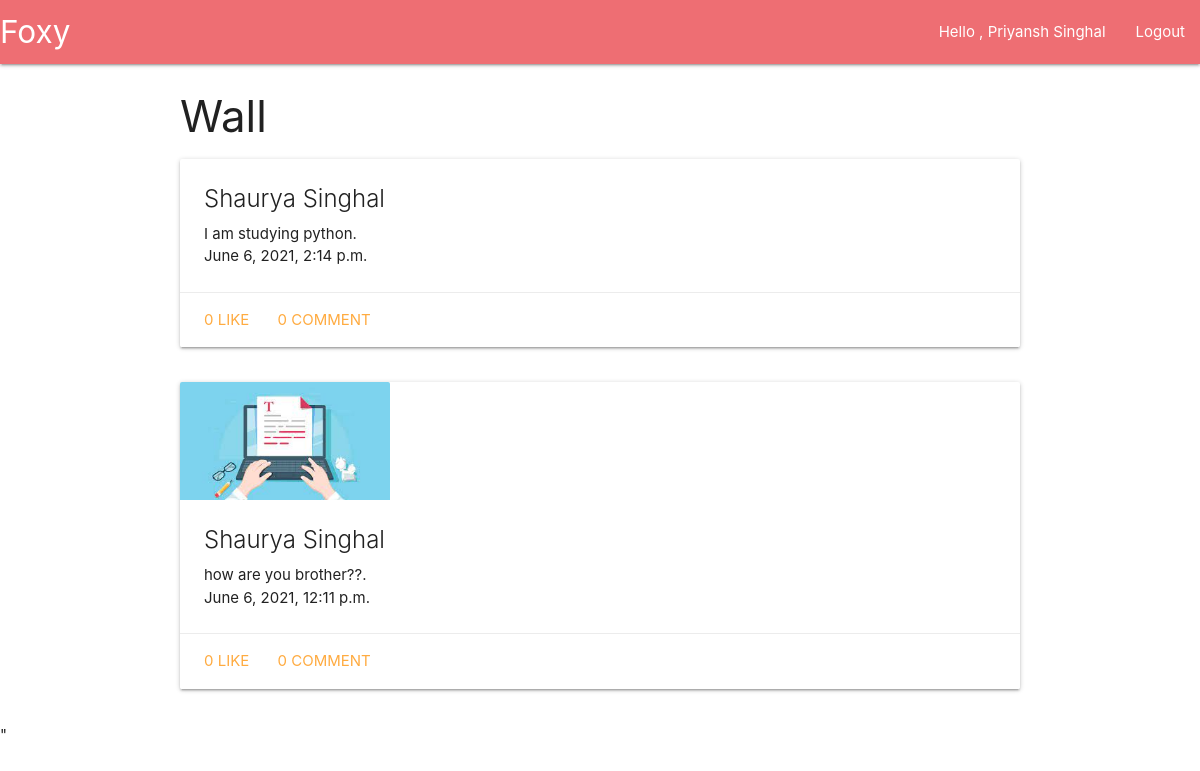
The app's page / (signed in) with its own data.
### social/models.py (models this page shows, shortened)
class Post(models.Model):
    user = models.ForeignKey(User,on_delete=models.CASCADE)
    created_at = models.DateTimeField(auto_now=True)
    content = models.TextField()
    image = models.ImageField(blank=True)

### social/views.py (the view)
# urls.py: path('',views.Wall.as_view(),name='wall'),
class Wall(LoginRequiredMixin, ListView):
    context_object_name = 'posts'
    template_name = 'social/wall.html'
    login_url = 'auth/login'
    def get_queryset(self):
        return Post.objects.filter(
            (Q(user__person1=self.request.user.pk) | Q(
                user__person2=self.request.user.pk)) & ~Q(user=self.request.user)
        ).order_by('-created_at')

### templates/social/wall.html
{% extends 'base.html' %}
{% block content %}
<div class="container">
  <h3>Wall</h3>
  {% for post in posts %}
  <div class="row">
    {% include 'social/components/post.html' %}
  </div>
  {% endfor %}
</div>
{% endblock %}

### templates/navbar.html
<nav>
  <div class="nav-wrapper">
    <a href="/" class="brand-logo">Foxy</a>
    <ul id="nav-mobile" class="right hide-on-med-and-down">
      {% if user.is_authenticated %}
      <li><a href="/home">Hello , {{user.first_name}} {{user.last_name}}</a></li>
      <li><a href="/auth/logout">Logout</a></li>
      {% else %}
      <li><a href="/auth/login">Login</a></li>
      <li><a href="/auth/signup">Signup</a></li>
      {% endif %}
    </ul>
  </div>
</nav>

### templates/social/components/post.html (shortened to what this page needs)
<div class="card">
  <div class="card-image">
    {% if post.image %}
    <img src="/media/{{post.image}}" style="width: 25%;">
    {% endif %}
  </div>
  <div class="card-content">
    <span class="card-title">{{post.user.first_name}} {{post.user.last_name}}</span>
    <p>{{post.content}}.</p>
    <span >{{post.created_at}}</span>
  </div>
  <div class="card-action">
    <a href="#" onclick="likePost({{post.id}});">{{post.like_set.count}} Like</a>
    <a class="modal-trigger" href="#postModal{{post.id}}">{{post.comment_set.count}} Comment </a>
  </div>
</div>

### records on screen
Post: user.first_name "Shaurya", user.last_name "Singhal", content "I am studying python", created_at "June 6, 2021, 2:14 p.m.", like_set.count "0", comment_set.count "0"
Post: image (picture), user.first_name "Shaurya", user.last_name "Singhal", content "how are you brother??", created_at "June 6, 2021, 12:11 p.m.", like_set.count "0", comment_set.count "0"

### other values on screen
{{ user.first_name }} "Priyansh"
{{ user.last_name }} "Singhal"
